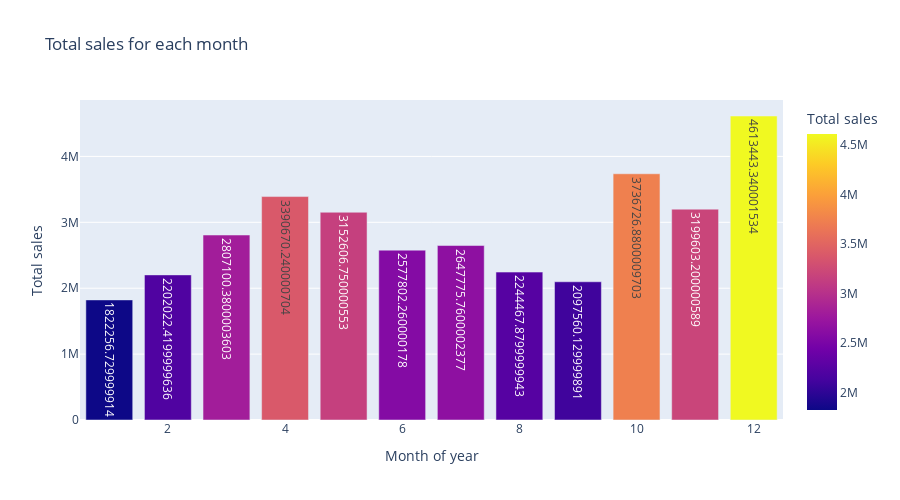

Notebook cell for this chart:
### Code cell
fig = px.bar(data3, x ='Month', y = 'Sales', text = 'Sales', color = 'Sales', height = 500,
            labels = {'Month': 'Month of year', 'Sales':'Total sales'},
            title = "Total sales for each month")


fig.show()

### Figure 1 — Plotly figure (JSON) as saved in the notebook; plotly's stock layout.template omitted (floating-point values rounded to 4 significant figures)
{"data": [{"alignmentgroup": "True", "hoverlabel": {"namelength": 0}, "hovertemplate": "Month of year=%{x}<br>Total sales=%{marker.color}", "legendgroup": "", "marker": {"color": [1822000.0, 2202000.0, 2807000.0, 3391000.0, 3153000.0, 2578000.0, 2648000.0, 2244000.0, 2098000.0, 3737000.0, 3200000.0, 4613000.0], "coloraxis": "coloraxis"}, "name": "", "offsetgroup": "", "orientation": "v", "showlegend": false, "text": [1822000.0, 2202000.0, 2807000.0, 3391000.0, 3153000.0, 2578000.0, 2648000.0, 2244000.0, 2098000.0, 3737000.0, 3200000.0, 4613000.0], "textposition": "auto", "type": "bar", "x": [1, 2, 3, 4, 5, 6, 7, 8, 9, 10, 11, 12], "xaxis": "x", "y": [1822000.0, 2202000.0, 2807000.0, 3391000.0, 3153000.0, 2578000.0, 2648000.0, 2244000.0, 2098000.0, 3737000.0, 3200000.0, 4613000.0], "yaxis": "y"}], "layout": {"barmode": "relative", "coloraxis": {"colorbar": {"title": {"text": "Total sales"}}, "colorscale": [[0, "#0d0887"], [0.1111, "#46039f"], [0.2222, "#7201a8"], [0.3333, "#9c179e"], [0.4444, "#bd3786"], [0.5556, "#d8576b"], [0.6667, "#ed7953"], [0.7778, "#fb9f3a"], [0.8889, "#fdca26"], [1, "#f0f921"]]}, "height": 500, "legend": {"tracegroupgap": 0}, "title": {"text": "Total sales for each month"}, "xaxis": {"anchor": "y", "domain": [0, 1], "title": {"text": "Month of year"}}, "yaxis": {"anchor": "x", "domain": [0, 1], "title": {"text": "Total sales"}}}}
